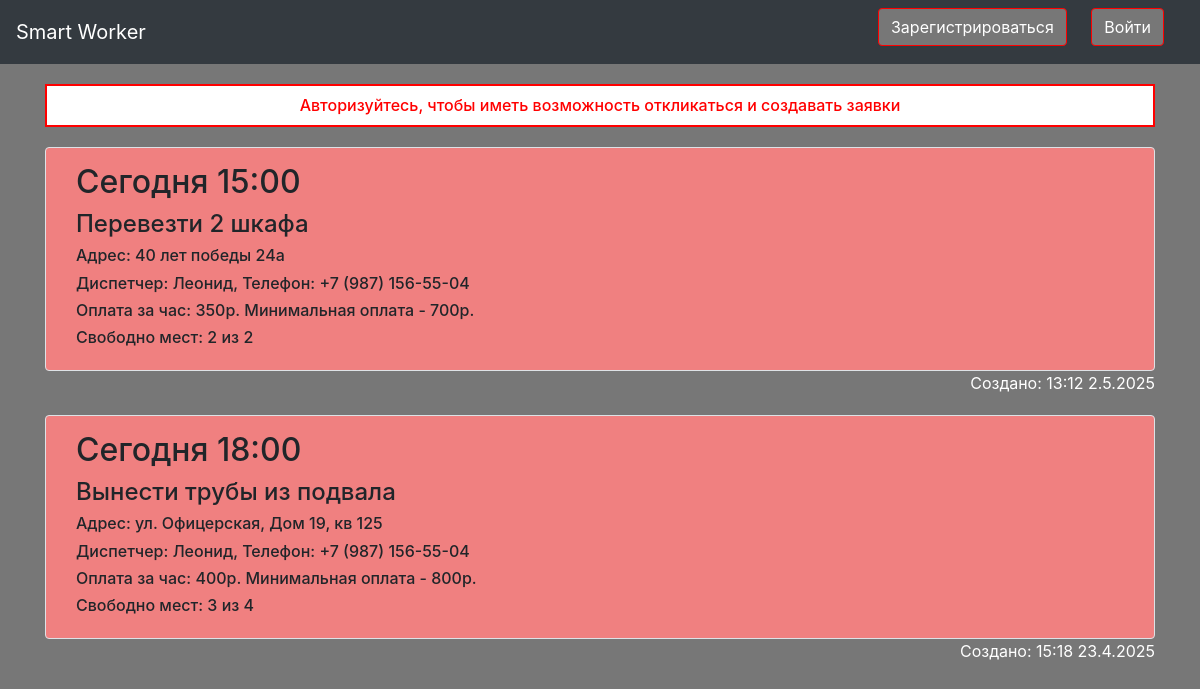
The page /index on the database as committed earlier.
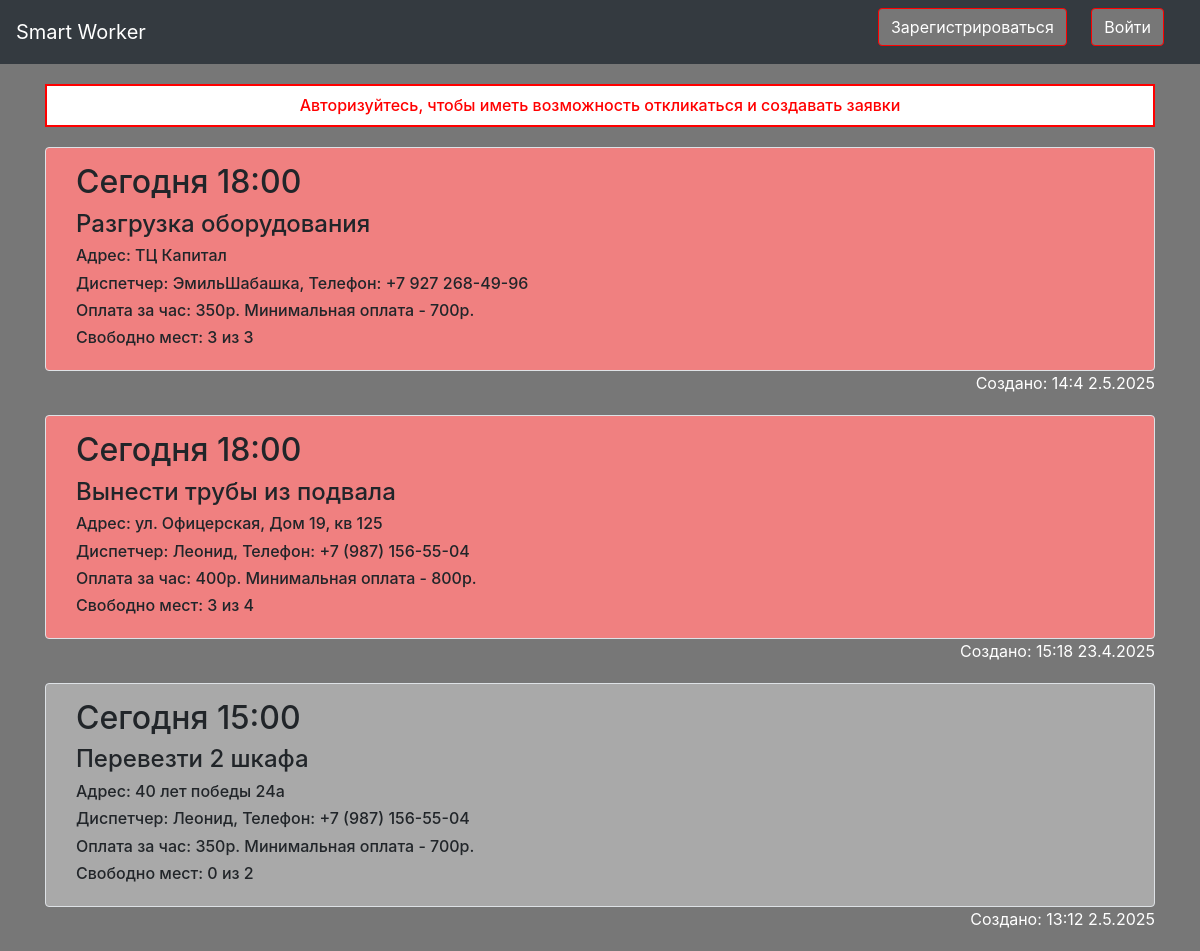
The same page on the database as committed later.
### data/works.py (models this page shows)
class Works(SqlAlchemyBase):
    __tablename__ = 'works'
    id = sqlalchemy.Column(sqlalchemy.Integer,
                           primary_key=True, autoincrement=True)
    time = sqlalchemy.Column(sqlalchemy.String, nullable=True)
    address = sqlalchemy.Column(sqlalchemy.String, nullable=True)
    mph = sqlalchemy.Column(sqlalchemy.Integer, nullable=True)
    min_pay = sqlalchemy.Column(sqlalchemy.Integer, nullable=True)
    ready = sqlalchemy.Column(sqlalchemy.String, nullable=True)
    description = sqlalchemy.Column(sqlalchemy.String, nullable=True)
    amount = sqlalchemy.Column(sqlalchemy.Integer, nullable=True)
    free = sqlalchemy.Column(sqlalchemy.Integer, nullable=True)
    created_date = sqlalchemy.Column(sqlalchemy.DateTime,
                                     default=datetime.datetime.now)
    is_close = sqlalchemy.Column(sqlalchemy.Boolean, default=False)
    user_id = sqlalchemy.Column(sqlalchemy.Integer,
                                sqlalchemy.ForeignKey("users.id"))
    user = orm.relationship('User')

### data/users.py (models this page shows, shortened)
class User(SqlAlchemyBase, UserMixin):
    __tablename__ = 'users'
    id = sqlalchemy.Column(sqlalchemy.Integer,
                           primary_key=True, autoincrement=True)
    name = sqlalchemy.Column(sqlalchemy.String, nullable=True)
    email = sqlalchemy.Column(sqlalchemy.String,
                              index=True, unique=True, nullable=True)
    phone = sqlalchemy.Column(sqlalchemy.String, nullable=True)
    hashed_password = sqlalchemy.Column(sqlalchemy.String, nullable=True)
    created_date = sqlalchemy.Column(sqlalchemy.DateTime,
                                     default=datetime.datetime.now)
    works = orm.relationship("Works", back_populates='user')

### main.py (the view)
@app.route('/')
@app.route('/index')
def index():
    db_sess = db_session.create_session()
    works = sorted(db_sess.query(Works), key=lambda x: (not (x.is_close), x.created_date))
    return render_template("index.html", title='Smart Worker', works=works)

### data/db_session.py (called while the page is built)
def create_session() -> Session:
    global __factory
    return __factory()

### templates/index.html (shortened to what this page needs)
{% extends "base.html" %}
{% block content %}
{% if not current_user.is_authenticated %}
<h6 class="authorization">Авторизуйтесь, чтобы иметь возможность откликаться и создавать заявки</h6>
{% endif %}
{% for item in works[::-1]%}
{% if item.is_close %}
    <div class="col-md6 border rounded" id="closed">
        <h2>{{item.time}}</h2>
        <div>
            <h4>{{item.description}}</h4>
        </div>
        <div>
            <h6>Адрес: {{item.address}}</h6>
            <h6>Диспетчер: {{item.user.name}}, Телефон: {{item.user.phone}}</h6>
            <h6>Оплата за час: {{item.mph}}р. Минимальная оплата - {{item.mph*item.min_pay}}р.</h6>
            <h6>Свободно мест: {{item.free}} из {{item.amount}}</h6>
        </div>
    </div>
{% else %}
    <div class="col-md6 border rounded" id="opened">
        <h2>{{item.time}}</h2>
        <div>
            <h4>{{item.description}}</h4>
        </div>
        <div>
            <h6>Адрес: {{item.address}}</h6>
            <h6>Диспетчер: {{item.user.name}}, Телефон: {{item.user.phone}}</h6>
            <h6>Оплата за час: {{item.mph}}р. Минимальная оплата - {{item.mph*item.min_pay}}р.</h6>
            <h6>Свободно мест: {{item.free}} из {{item.amount}}</h6>
        </div>
    </div>
{% endif %}
<p class="timestamp">Создано: {{item.created_date.time().hour}}:{{item.created_date.time().minute}} {{item.created_date.date().day}}.{{item.created_date.date().month}}.{{item.created_date.date().year}}</p>
{% endfor %}
{% endblock %}

### templates/base.html (shortened to what this page needs)
<!doctype html>
<html lang="en">
<head>
    <link rel="stylesheet"
          href="https://stackpath.bootstrapcdn.com/bootstrap/4.4.1/css/bootstrap.min.css"
>
    <link rel="stylesheet", href="static/css/style.css">
</head>
<body>
<header class="header">
    <div>
    <nav class="navbar navbar-light bg-dark">
        {% if current_user.is_authenticated %}
            <p class="head">
                <a class="navbar-brand" id='wht-color1' href="#">Smart Worker</a>
                <a href="/" class="navbar-brand" id="mainpage_btn">Главная страница</a>
                <a href="works" class="navbar-brand" id="create_work_btn">Создать заявку</a>
                <a href="my-works-worker" class="navbar-brand" id="my_work_btn">Мои заявки</a>
            </p>
        {% else %}
            <a class="navbar-brand" id='wht-color1' href="/">Smart Worker</a>
        {% endif %}
        {% if current_user.is_authenticated %}
            <p class="head">
            <a class="navbar-brand" id='wht-color2' href="#">{{ current_user.name }}</a>
            <a id="red-color1" class="btn btn-primary" href="/logout">Выйти</a>
            </p>
        {% else %}
            <p class="head">
            <a class="btn btn-primary "  id="authorization-btn" href="/register">Зарегистрироваться</a>
            <a class="btn btn-success" id="registration-btn" href="/login">Войти</a>
            </p>
        {% endif %}
    </nav>
    </div>
</header>
<main role="main" class="container">
    {% block content %}{% endblock %}
</main>
</body>

### static/css/style.css (style rules this page uses)
.timestamp { text-align: right; margin-top: 0px; margin-bottom: 20px; color: white }
#closed { background: #A9A9A9; padding-left: 30px; padding-bottom: 15px; padding-top: 15px; margin-top: 20px; }
#opened { background: #F08080; padding-left: 30px; padding-bottom: 15px; padding-top: 15px; margin-top: 20px }
.authorization { color: red; text-align: center; background-color: white; margin-top: 20px; padding: 10px 5px; border: solid 2px red }
body { background-color: #777777 }
#wht-color1 { color: white; }
#authorization-btn { background-color: #777777; border: solid red 1px; margin-right: 20px }
#registration-btn { background-color: #777777; border: solid red 1px; margin-right: 20px }
.head { margin-bottom: 10px }

Rows that differ between the two databases and show on the page:
added Works: time "Cегодня 18:00", description "Разгрузка оборудования", address "ТЦ Капитал", user.name "ЭмильШабашка", user.phone "+7 927 268-49-96", mph "350", item.mph*item.min_pay "700", free "3", amount "3", created_date.time "14", created_date.time "4", created_date "2", created_date "5", created_date "2025"
shown differently, row unchanged: Works "Вынести трубы из подвала": moves up the list
changed Works "Сегодня 15:00": is_close False → True (drawn); free "2" → "0"
